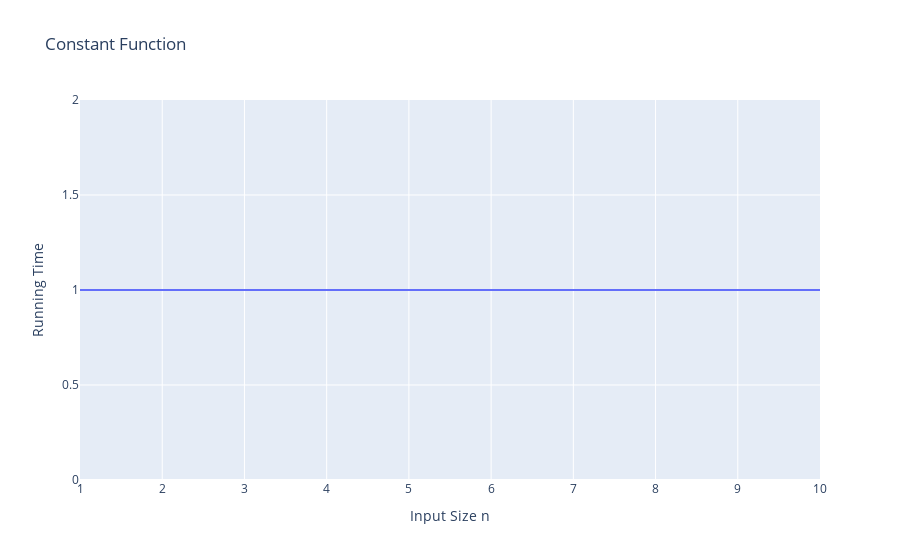

Source (notebook cell):
### Markdown cell above
##### 1. Constant Function

$$f(n) = c$$ 

&emsp; where $c$ is some fixed constant and $n$ is the input size.

* The value of $f(n)$ is <font color=Red>independent</font> of the input size $n$ because regardless of the value of $n$, $f(n)$ will always be equal to the constant value $c$. 

* The <font color=Red>most fundamental</font> constant function is $g(n) = 1$.

* <font color=Red>Any</font> other constant function can be written as $c$ times $g(n)$, i.e., 

$$f(n) = cg(n)$$.

* The constant function is <font color=Red>useful</font> for characterizing the number of steps needed to perform a primitive operation.

* Examples of operations characterizable by the constant function include the previously discussed primitive operations such as *arithmetic calculations*, *assigning a value to a varibale*, *comparing two numbers*, *calling a method or function*, etc.

Note (1): If you remember from the previous lesson we assumed each primitive operation had the same constant execution time, and to calculate the running time of the algorithm we counted how many times each primitive operation was executed and then summed the resulting counts. We noted how this assumption results in a running time that is proportional to the actual running time of an algorithm. We'll demonstrate why not knowing the exact number of steps needed to perform each type of primitive operation or even the exact number of primtive operations being executed is ultimately unnecessary to be able to model the behavior of an algorithm since we'll use asymptotic analysis to correctly identify the main contributor to the growth rate of the algorithm.

### Code cell
import plotly.graph_objects as go
import numpy as np

n = np.arange(1, 11, 1)
f = np.ones(n.shape)

# Create figure
fig = go.Figure()

fig.add_trace(go.Scatter(x=n, y=f, mode="lines"))
              
fig.update_layout(
    title_text="Constant Function",
    xaxis=dict(title="Input Size n", range=[1, 10]),
    yaxis=dict(title="Running Time", range=[0, 2])
)

fig.show()

### Figure 1 — Plotly figure (JSON) as saved in the notebook; plotly's stock layout.template omitted (floating-point values rounded to 4 significant figures)
{"data": [{"mode": "lines", "type": "scatter", "x": [1, 2, 3, 4, 5, 6, 7, 8, 9, 10], "y": [1, 1, 1, 1, 1, 1, 1, 1, 1, 1]}], "layout": {"autosize": true, "title": {"text": "Constant Function"}, "xaxis": {"range": [1, 10], "title": {"text": "Input Size n"}, "type": "linear"}, "yaxis": {"range": [0, 2], "title": {"text": "Running Time"}, "type": "linear"}}}
